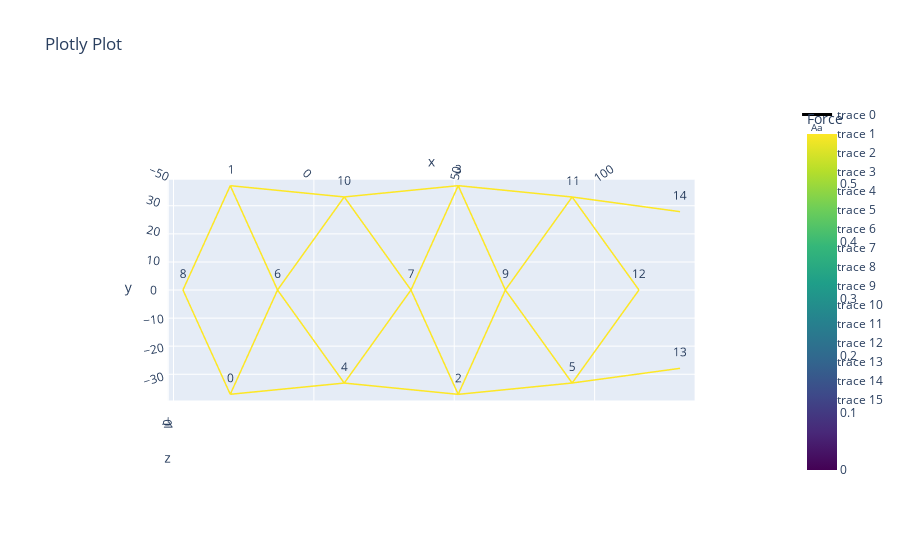

Notebook code cell kept with this figure:
### Markdown cell above
Optimize vertex locations

### Code cell
net.initialize_shape_optimizer(function_type = 'standard',  method = 'Gauss-Seidel',options ={"maxiter": 10000, "damping": .1, "tol": 1e-6})
net.optimize_vertices()
net.net_plot(color=True, plot_type='optimized', elables=False, vlabels = True)

### Figure 1 — Plotly figure (JSON) as saved in the notebook; plotly's stock layout.template omitted (floating-point values rounded to 4 significant figures)
{"data": [{"line": {"color": [0.5879, 0.5879, 0, 0.5879, 0.5879, 0, 0.5879, 0.5879, 0, 0.5879, 0.5879, 0, 0.5879, 0.5879, 0, 0.5879, 0.5879, 0, 0.5879, 0.5879, 0, 0.5879, 0.5879, 0, 0.5879, 0.5879, 0, 0.5879, 0.5879, 0, 0.5879, 0.5879, 0, 0.5879, 0.5879, 0, 0.5879, 0.5879, 0, 0.5879, 0.5879, 0, 0.5879, 0.5879, 0, 0.5879, 0.5879, 0, 0.5879, 0.5879, 0, 0.5879, 0.5879, 0, 0.5879, 0.5879, 0, 0.5879, 0.5879, 0, 0.5879, 0.5879, 0, 0.5879, 0.5879, 0, 0.5879, 0.5879, 0, 0.5879, 0.5879, 0], "colorbar": {"title": {"text": "Force"}}, "colorscale": [[0, "#440154"], [0.1111, "#482878"], [0.2222, "#3e4989"], [0.3333, "#31688e"], [0.4444, "#26828e"], [0.5556, "#1f9e89"], [0.6667, "#35b779"], [0.7778, "#6ece58"], [0.8889, "#b5de2b"], [1, "#fde725"]], "showscale": true, "width": 3}, "mode": "lines", "type": "scatter3d", "x": [-12.78, -29.56, null, -29.56, -46.35, null, -29.56, 10.9, null, 130.1, 91.82, null, 51.36, 10.9, null, 51.36, 91.82, null, 51.36, 34.6, null, 51.36, 68.1, null, 10.9, -12.78, null, 10.9, 34.6, null, 91.82, 115.5, null, 91.82, 68.1, null, -29.56, -12.78, null, -12.78, 10.9, null, -29.56, -46.35, null, 115.5, 91.82, null, 10.9, 34.6, null, 51.36, 34.6, null, 68.1, 91.82, null, 51.36, 68.1, null, -29.56, 10.9, null, 51.36, 10.9, null, 130.1, 91.82, null, 51.36, 91.82, null], "y": [0.002102, -37.03, null, -37.03, 0.003739, null, -37.03, -33.04, null, -27.81, -33.02, null, -37.05, -33.04, null, -37.05, -33.02, null, -37.05, -6.578e-05, null, -37.05, -0.001653, null, -33.04, 0.002102, null, -33.04, -6.578e-05, null, -33.02, -0.003942, null, -33.02, -0.001653, null, 37.03, 0.002102, null, 0.002102, 33.04, null, 37.03, 0.003739, null, -0.003942, 33.02, null, 33.04, -6.578e-05, null, 37.04, -6.578e-05, null, -0.001653, 33.02, null, 37.04, -0.001653, null, 37.03, 33.04, null, 37.04, 33.04, null, 27.81, 33.02, null, 37.04, 33.02, null], "z": [0, 0, null, 0, 0, null, 0, 0, null, 0, 0, null, 0, 0, null, 0, 0, null, 0, 0, null, 0, 0, null, 0, 0, null, 0, 0, null, 0, 0, null, 0, 0, null, 0, 0, null, 0, 0, null, 0, 0, null, 0, 0, null, 0, 0, null, 0, 0, null, 0, 0, null, 0, 0, null, 0, 0, null, 0, 0, null, 0, 0, null, 0, 0, null]}, {"mode": "text", "text": ["0"], "type": "scatter3d", "x": [-29.56], "y": [-37.03], "z": [0]}, {"mode": "text", "text": ["1"], "type": "scatter3d", "x": [-29.56], "y": [37.03], "z": [0]}, {"mode": "text", "text": ["2"], "type": "scatter3d", "x": [51.36], "y": [-37.05], "z": [0]}, {"mode": "text", "text": ["3"], "type": "scatter3d", "x": [51.36], "y": [37.04], "z": [0]}, {"mode": "text", "text": ["4"], "type": "scatter3d", "x": [10.9], "y": [-33.04], "z": [0]}, {"mode": "text", "text": ["5"], "type": "scatter3d", "x": [91.82], "y": [-33.02], "z": [0]}, {"mode": "text", "text": ["6"], "type": "scatter3d", "x": [-12.78], "y": [0.002102], "z": [0]}, {"mode": "text", "text": ["7"], "type": "scatter3d", "x": [34.6], "y": [-6.578e-05], "z": [0]}, {"mode": "text", "text": ["8"], "type": "scatter3d", "x": [-46.35], "y": [0.003739], "z": [0]}, {"mode": "text", "text": ["9"], "type": "scatter3d", "x": [68.1], "y": [-0.001653], "z": [0]}, {"mode": "text", "text": ["10"], "type": "scatter3d", "x": [10.9], "y": [33.04], "z": [0]}, {"mode": "text", "text": ["11"], "type": "scatter3d", "x": [91.82], "y": [33.02], "z": [0]}, {"mode": "text", "text": ["12"], "type": "scatter3d", "x": [115.5], "y": [-0.003942], "z": [0]}, {"mode": "text", "text": ["13"], "type": "scatter3d", "x": [130.1], "y": [-27.81], "z": [0]}, {"mode": "text", "text": ["14"], "type": "scatter3d", "x": [130.1], "y": [27.81], "z": [0]}], "layout": {"scene": {"aspectmode": "data", "camera": {"center": {"x": 0, "y": 0, "z": 0}, "eye": {"x": 0, "y": 0, "z": 6.506}, "up": {"x": 0, "y": 1, "z": 0}}}, "title": {"text": "Plotly Plot"}}}
